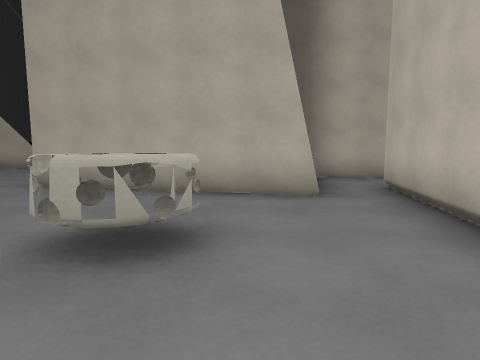
view 1 (above)

24 first-person views from a walk through a 3-D level made in the Godot game engine. The camera is 1.3 m above the floor, tilts 6° down and sees 80° across. The floor is counted in squares, 1.67 m on a side. Each view is taken from the middle of a square. On the plan, view 1 faces up. The plan holds only what a view shows up to about 10 squares ahead; the rest is blank. The place goes on beyond the plan. Characters and animated objects are not drawn. Some surface patterns are stand-ins.

view 2
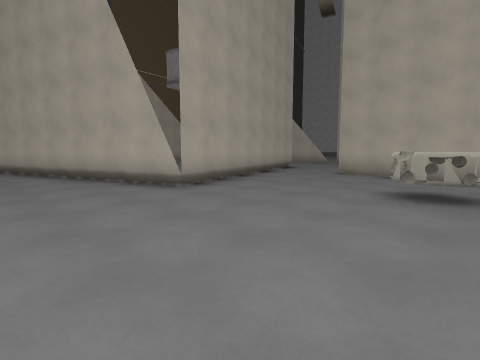

view 3
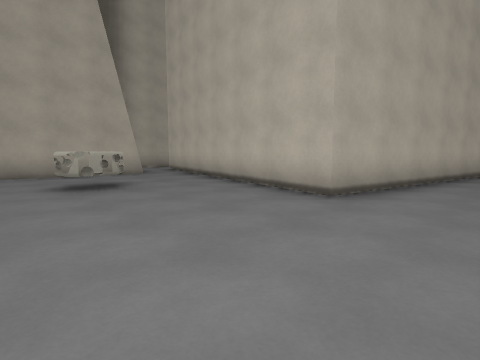

view 4
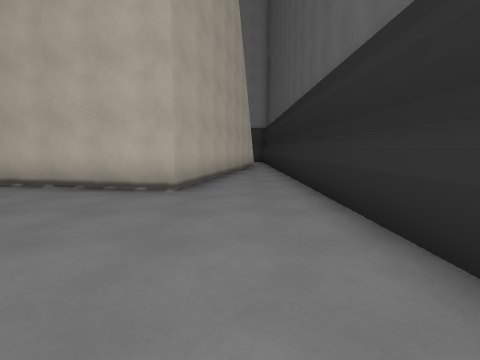

view 5
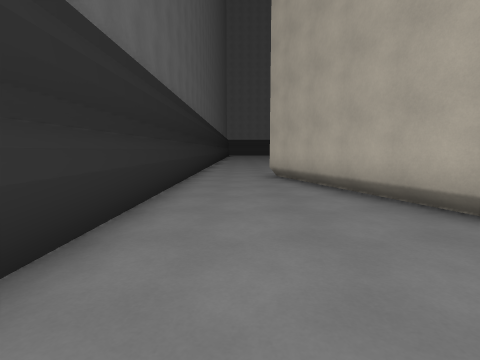

view 6
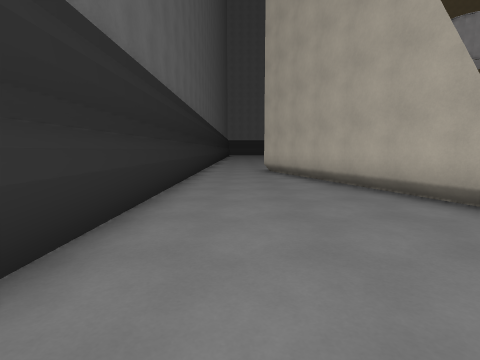

view 7
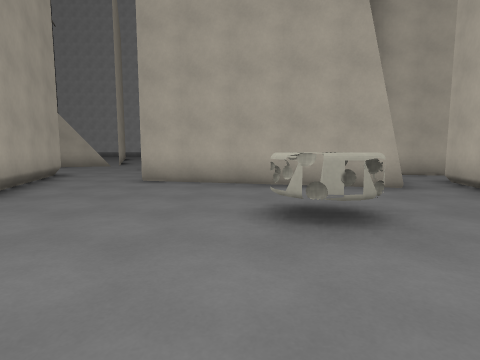

view 8
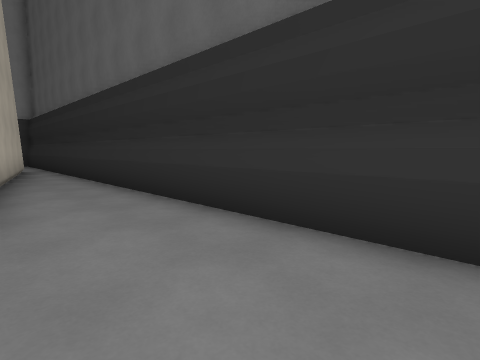

view 9
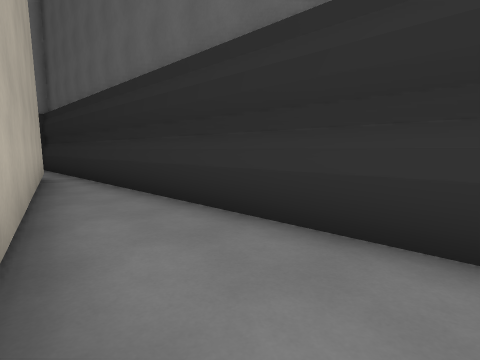

view 10
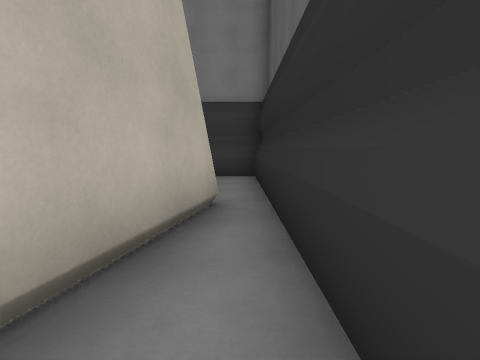

view 11
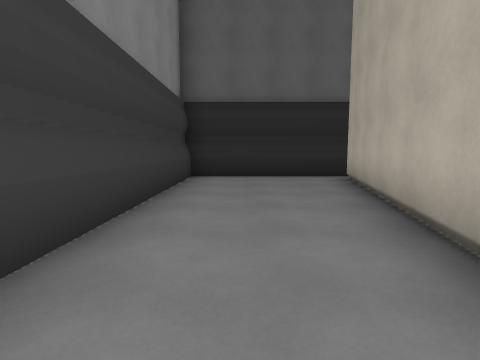

view 12
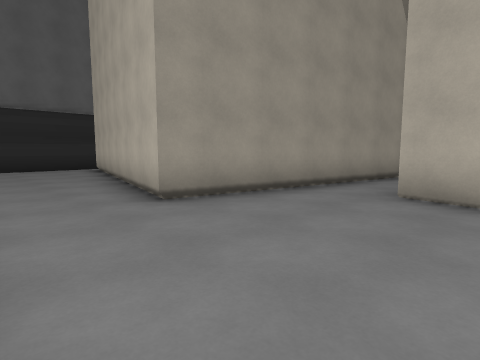

view 13
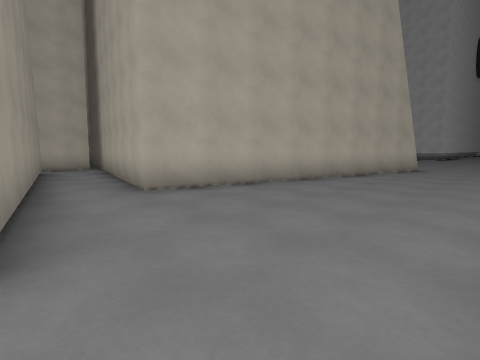

view 14
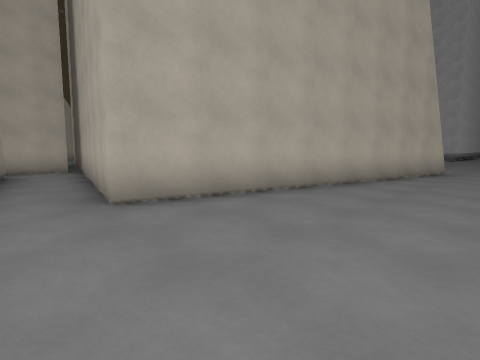

view 15
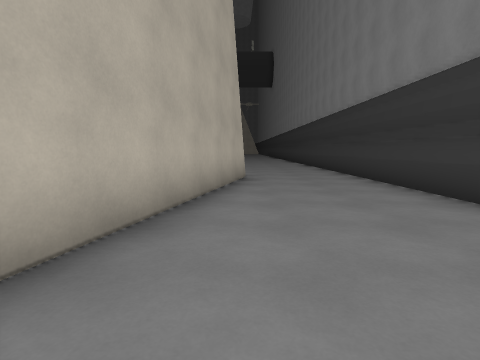

view 16
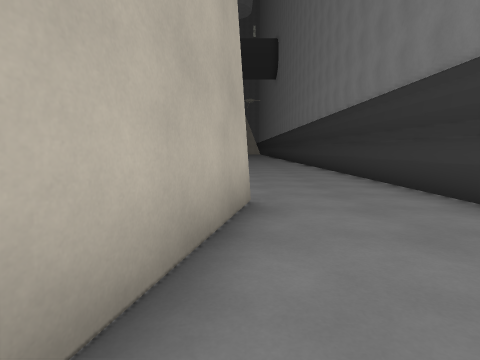

view 17
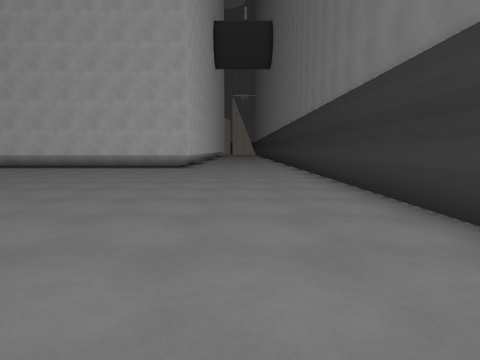

view 18
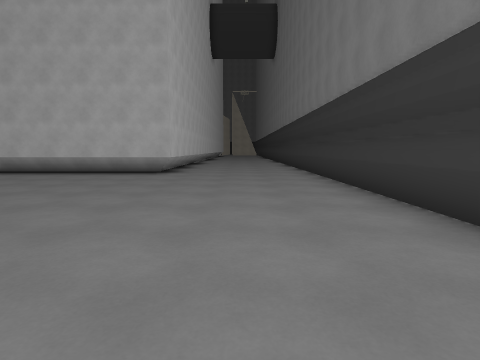

view 19
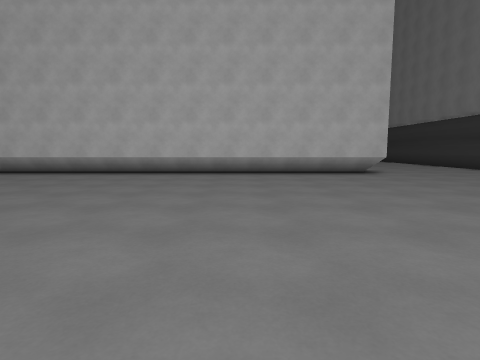

view 20
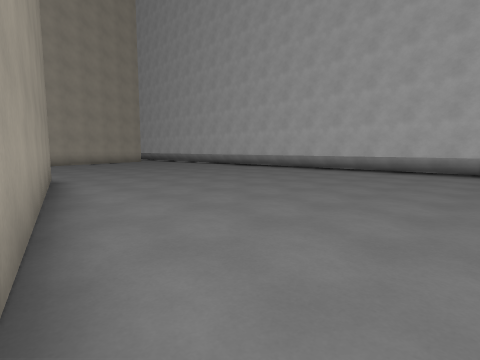

view 21
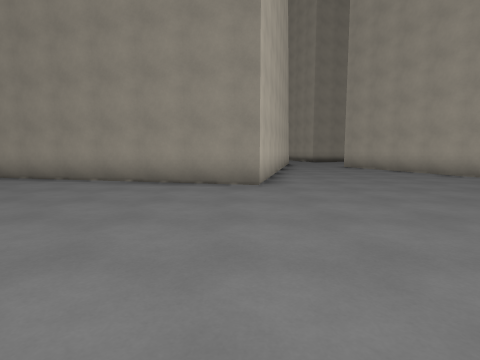

view 22
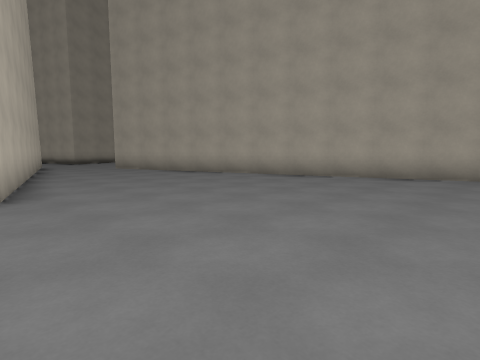

view 23
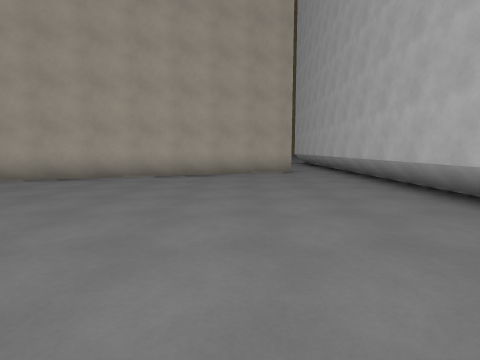

view 24
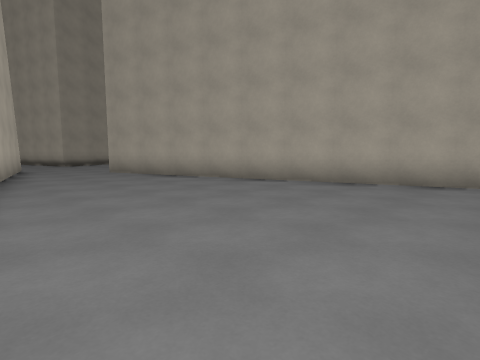

### Floor plan
Points are (right, up) in squares from view 1. A wall is a line through its corners. A room is listed if a view was taken in it or the views show most of it. See-through windows are left out.
Room 1 (views 1, 2, 3, 4, 5, 6, 7, 8, 9, 10)
walls: (-2.1, -4.6) (6.6, -4.6); (1.4, 4.8) (-4.5, 6.2); (-6.8, 5.5) (-5.1, 0.4) (-12.7, -2.1); (-11.4, -4.6) (-3.9, -4.6); (6.8, -3) (1.3, -1.8) (2.6, 4.3); (-14.1, -4.5) (6.5, -4.5)
ways out: opening at (7, -4) to room 2; opening at (2, 5) to room 3; opening at (-13.3, -3); opening at (-5.5, 5)
objects: cheese (-1, 2) to (-1, 3)
Room 2 (views 11, 12, 13, 14, 15, 16, 17, 18, 19, 20, 21, 22, 23, 24)
walls: (11.2, 16.3) (8.9, 6.5) (6.8, 7); (9.8, 29.1) (9.8, 28.3) (-2.8, 28.3); (-5.5, 11.4) (-3.4, 19.7) (3.8, 18); (14.5, 12) (14.5, 29.1); (6.3, 5.3) (11.8, 4.1) (10.1, -3.7) (6.8, -3); (-6.9, 28.3) (-13.1, 28.3); (-13.1, 26.8) (-7.8, 12.8); (6.5, -4.5) (14.5, -4.5); (6.6, -4.6) (14.5, -4.6) (14.5, 2.4)
ways out: opening at (7, -4) to room 1; opening at (7, 6) to room 3; opening at (-6.5, 12.5)
Room 3 (no view inside)
walls: (2.6, 4.3) (3, 6) (6.3, 5.3); (2.1, 7.8) (1.6, 6); (6.8, 7) (2, 8.2)
ways out: opening at (2, 5) to room 1; opening at (7, 6) to room 2

Where each view was taken, in squares from view 1:
view 1: 0 up, 0 right, facing up
view 2: 3 down, 0 right, facing up-left
view 3: 4 down, 3 left, facing up-right
view 4: 3 down, 4 left, facing right
view 5: 3 down, 4 left, facing left
view 6: 3 down, 2 left, facing left
view 7: 1 down, 2 left, facing up
view 8: 2 down, 2 left, facing down-right
view 9: 2 down, 1 right, facing down-right
view 10: 4 down, 6 right, facing right
view 11: 4 up, 13 right, facing down
view 12: 8 up, 14 right, facing down-left
view 13: 4 up, 14 right, facing up-left
view 14: 5 up, 13 right, facing up-left
view 15: 8 up, 11 right, facing up
view 16: 12 up, 11 right, facing up
view 17: 16 up, 12 right, facing up
view 18: 19 up, 12 right, facing up
view 19: 19 up, 5 right, facing up
view 20: 18 up, 5 right, facing up-left
view 21: 26 up, 3 left, facing down
view 22: 25 up, 3 left, facing down-left
view 23: 25 up, 3 left, facing left
view 24: 23 up, 4 left, facing down-left
